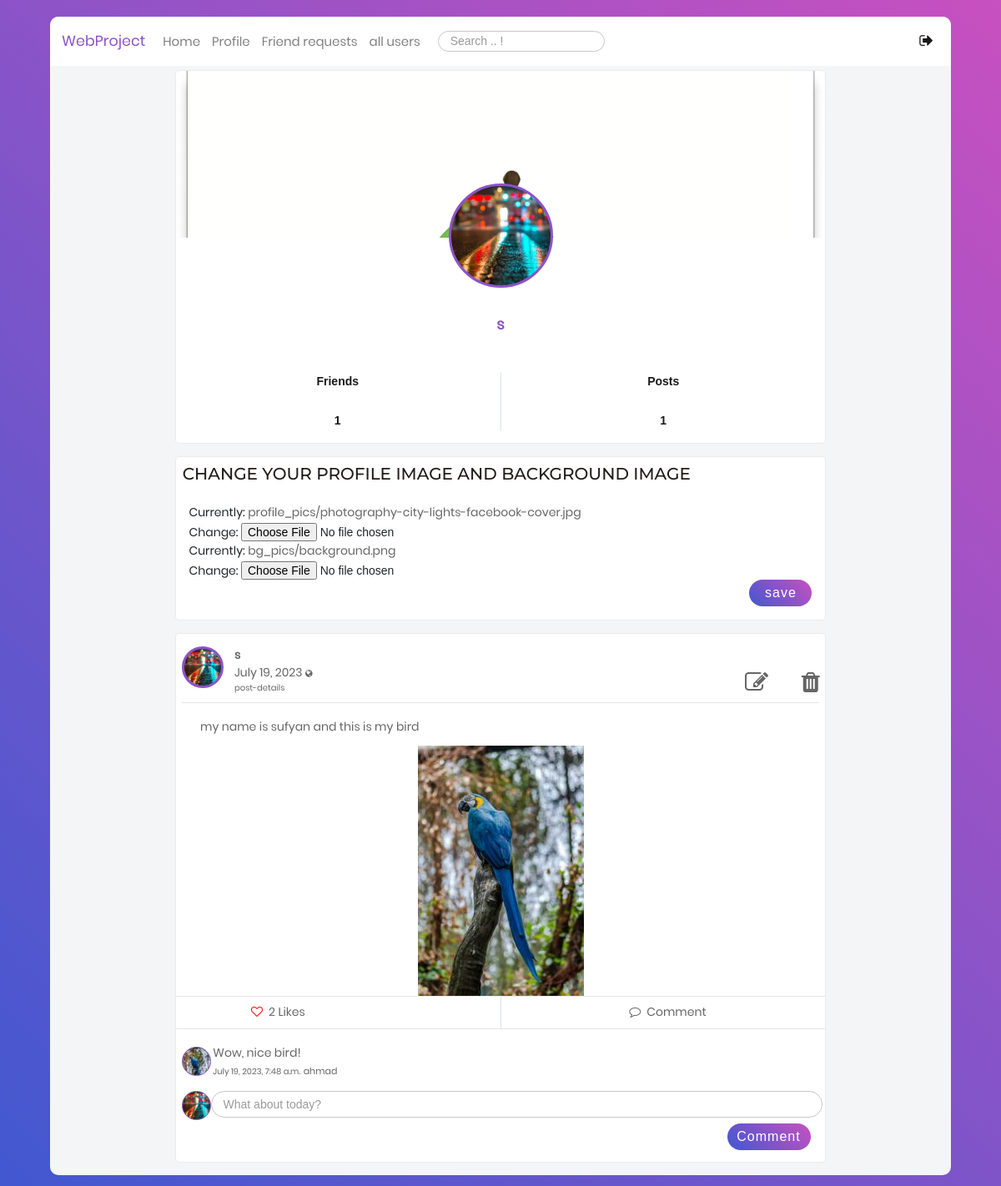
Page /blog/profile/ (signed in) on the committed database.
### users/models.py (models this page shows, shortened)
class Profile(models.Model):
    user = models.OneToOneField(User, on_delete=models.CASCADE)
    image = models.ImageField(default='default.jpg', upload_to='profile_pics')
    bgimage = models.ImageField(default='default.jpg', upload_to='bg_pics')
    friends = models.ManyToManyField(User, blank=True, related_name='friends')
    slug = models.SlugField(unique=True,default=uuid.uuid1)
    forget_password_token= models.CharField(max_length=100)
    updated = models.DateTimeField( auto_now=True)
    created = models.DateTimeField( auto_now_add=True)
    objects = ProfileManager()
    def get_friends(self):
        return self.friends.all()
    def get_friends_no(self):
        return self.friends.all().count()
    def get_posts_no(self):
        return self.posts.all().count()
    def get_all_authors_posts(self):
        return self.posts.all()

### blog/models.py (models this page shows, shortened)
class Post(models.Model):
    content = models.TextField()
    date_posted = models.DateTimeField(default = timezone.now)
    author = models.ForeignKey(User,on_delete=models.CASCADE)
    post_image = models.ImageField(null=True, blank=True, upload_to="images/")
    liked = models.ManyToManyField(Profile, blank=True, related_name='likes')
    updated = models.DateTimeField( auto_now=True)
    created = models.DateTimeField( auto_now_add=True)
    author = models.ForeignKey(Profile, on_delete=models.CASCADE, related_name='posts')
    def num_likes(self):
        return self.liked.all().count()
    class Meta:
        ordering = ('-created',)

class Comment(models.Model):
    user = models.ForeignKey(Profile, on_delete=models.CASCADE)
    post = models.ForeignKey(Post, on_delete=models.CASCADE)
    body = models.CharField(max_length=300)
    liked = models.ManyToManyField(Post, blank=True, related_name='likes')
    updated = models.DateTimeField(auto_now=True)
    created = models.DateTimeField(auto_now_add=True)

### blog/views.py (the view, shortened to what this page needs)
# urls.py: path('profile/',views.profile,name="profile"),
@login_required
def profile(request):
    profile = Profile.objects.get(user=request.user)
    form = ProfileModelForm(
        request.POST or None, request.FILES or None, instance=profile
    )
    confirm = False
    p_form = PostModelForm()
    c_form = CommentModelForm()
    post_added = False
    if request.method == "POST":
        if form.is_valid():
            form.save()
            confirm = True
    context = {
        "posts": profile.get_all_authors_posts(),
        "user": request.user,
        "im": Profile.objects.filter(user=request.user),
        "profile": profile,
        "friends": profile.get_friends(),
        "p_form": p_form,
        "c_form": c_form,
        "post_added": post_added,
        "pos": profile.get_posts_no,
        "form": form,
        "confirm": confirm,
    }
    return render(request, "blog/profile.html", context)

### blog/templates/blog/profile.html (shortened to what this page needs)
<!DOCTYPE html>
{% extends "blog/base.html" %} {% load static %} {% load crispy_forms_tags %} {% load widget_tweaks %}
{% block content %}
<div class="container mt-5" style="width: 75%">
  <div class="row">
    <div class="col">
      <div class="main-block">
        <div
          class="coverPicture"
          style="background: url('{{ user.profile.bgimage.url }}'); height:200px;"
        ></div>
        <div
          class="profilePicture"
          style="background: url('{{ user.profile.image.url }}');"
        ></div>
        <div class="FullName text-center fs-18 ProjectColor">
          {{ user.username }}
        </div>
        <div class="row statistic text-center fs-16 p-3">
          <div class="col">
            <p>Friends</p>
            <br />
            <p>{{ profile.get_friends_no }}</p>
          </div>
          <div class="col border-left">
            <p>Posts</p>
            <br />
            <p>{{ profile.get_posts_no }}</p>
          </div>
        </div>
      </div>
      <div class="main-block">
        <h1
          style="
            font-family: 'Montserrat', sans-serif;
            font-size: 20px;
            font-weight: 500;
            margin: 0px;
            color: #211b19;
            text-transform: uppercase;
            padding: 1%;
            left: 50%;
            top: 50%;
          "
        >
          Change your profile image and background image
        </h1>
        <form
          action=""
          method="POST"
          enctype="multipart/form-data"
          style="padding: 2%"
        >
          {{form.image}}
          <br>
          {{form.bgimage}}
          <div style="text-align: -webkit-right">
            <button type="submit" class="p-2 fs-16 post">save</button>
          </div>
        </form>
      </div>
    </div>
  </div>
  {% include 'blog/user-post-list.html' %}
  {% endblock content %}

### blog/templates/blog/user-post-list.html (shortened to what this page needs)
{% if not posts %}
              <div id="notfound" style="position: relative; height: 100vh">
                <div
                  class="notfound"
                  style="
                    position: absolute;
                    left: 50%;
                    top: 50%;
                    -webkit-transform: translate(-50%, -50%);
                    -ms-transform: translate(-50%, -50%);
                    transform: translate(-50%, -50%);
                  "
                >
                  <div
                    class="notfound-404"
                    style="
                      position: relative;
                      height: 200px;
                      margin: 0px auto 20px;
                      z-index: -1;
                    "
                  >
                    <h1
                      style="
                        font-family: 'Montserrat', sans-serif;
                        font-size: 236px;
                        font-weight: 200;
                        margin: 0px;
                        color: #211b19;
                        text-transform: uppercase;
                        position: absolute;
                        left: 50%;
                        top: 50%;
                        -webkit-transform: translate(-50%, -50%);
                        -ms-transform: translate(-50%, -50%);
                        transform: translate(-50%, -50%);
                      "
                    >
                      Oops!
                    </h1>
                    <h2
                      style="
                        font-family: 'Montserrat', sans-serif;
                        font-size: 20px;
                        font-weight: 400;
                        text-transform: uppercase;
                        color: #211b19;
                        background: #fff;
                        padding: 10px 5px;
                        margin: auto;
                        display: inline-block;
                        position: absolute;
                        bottom: 0px;
                        left: 0;
                        right: 0;
                        width: 168%;
                        margin-left: -35%;
                      "
                    >
                      You currently have no posts!
                    </h2>
                  </div>
                  <div class="container-login100-form-btn">
                    <a href="{% url 'blog-home' %}">
                      <button class="login100-form-btn">
                        Back to HomePage
                      </button></a
                    >
                  </div>
                </div>
              </div>
              {% else %}
{% for post in posts %}
<div class="main-block post-with-photo" id="post-list">
  <div class="Post-Box">
    <div class="header row" style="width: 100%">
      <div class="col-1" style="padding-right: 9%; padding-top: 1%">
        <div class="pt-2 pl-2 d-inline-block">
          <div
            class="Profile-Picture"
            style="background: url('{{ post.author.image.url }}') "
          ></div>
        </div>
      </div>
      <div class="col-8 p-l-0">
        <div class="UserName d-inline-block mt-3" style="width: 144%">
          <div style="display: inline-block">
            <p>
              <a
                href="{% url 'profile-detail-view' post.author.slug %}"
                class="font-weight-bold"
                >{{ post.author.user }}</a
              >
            </p>
            <p class="lh-1-2">
              {{ post.date_posted|date:"F d, Y" }}
              <i
                class="fa fa-globe fs-10"
                data-toggle="tooltip"
                data-placement="top"
                title="Public"
              ></i>
              <br />
              <a href=" {%url 'post-detail' post.id%} " class="fs-10"
                >post-details</a
              >
            </p>
          </div>
          <div style="display: inline; padding-left: 66%">
            {% if request.user == post.author.user %}
            <a href="{% url 'post-update' post.pk %}" style="padding: 5%"
              ><i class="fa fa-edit fa-2x"></i
            ></a>
            <a href="{% url 'post-delete' post.pk %}"
              ><i class="fa fa-trash fa-2x" aria-hidden="true"></i
            ></a>
            {% endif %}
          </div>
        </div>
      </div>
    </div>
    <hr class="m-2" />
    <div class="details col">
      <p class="px-3" style="padding: 10px">{{ post.content }}</p>
    </div>
    {% if post.post_image %}
    <div class="col" style="width: auto; text-align: center">
      <img
        src="{{ post.post_image.url }}"
        alt=""
        style="max-width: 50%; height: auto"
      />
    </div>
    {% endif %}
    <hr class="mt-0 mb-0" />
    <div class="footer">
      <div class="row action-btn">
        <div class="col">
          <form method="POST" action="{% url 'like-post-view' %}">
            {% if profile not in post.liked.all %}
            <button
              style="
                background-color: transparent;
                border: none;
                box-shadow: none;
              "
              type="submit"
            >
              <p class="py-2 footer-btn" style="padding-left: 90px">
                <i class="fa fa-heart-o" aria-hidden="true"></i>
                <span class="px-1"> {{ post.num_likes }} Likes</span>
              </p>
            </button>
            {% else %}
            <button
              style="
                background-color: transparent;
                border: none;
                box-shadow: none;
              "
              type="submit"
            >
              <p class="py-2 footer-btn" style="padding-left: 90px">
                <i
                  class="fa fa-heart-o"
                  aria-hidden="true"
                  style="color: red"
                ></i>
                <span class="px-1"> {{ post.num_likes }} Likes</span>
              </p>
            </button>
            {% endif %}
          </form>
        </div>
        <div class="col border-left">
          <p class="py-2 footer-btn text-center">
            <a href=""
              ><i class="fa fa-comment-o" aria-hidden="true"></i>
              <span class="px-1"> Comment</span></a
            >
          </p>
        </div>
      </div>
      <hr class="mt-0 mb-2" />
      <div class="row comment-list">
       {% for c in post.comment_set.all %}
        <div class="add-comment col-12 pt-0">
          <div class="row">
            <div class="col-1" style="padding-right: 6%; padding-top: 0.9%;">
              <div class="pt-2 pl-2 d-inline-block">
                <div
                  class="Profile-Picture-Comment"
                  style="background: url('{{ c.user.image.url }}'); "
                ></div>
              </div>
            </div>
            <div>
              <div class="row pr-2 pt-2 pb-2 pl-0" style="width:400%;">
                <div class="col pl-0">
                  <p class="pt-1 pl-2 pb-0 fs-14">{{c.body}}</p>
                  <p class="p-0 pl-2 fs-10">
                    <span class="fs-10" style="margin-right: 0.2%;">{{ c.created }}</span>
                    <span  >
                      <a
                        href="{% url 'profile-detail-view' c.user.slug %}"
                        class="fs-11"
                        >{{ c.user.user }}</a
                      ></span
                    >
                    <br>
                  </p>
                </div>
              </div>
            </div>
          </div>
        </div>
        {% endfor %}
        <div class="add-comment col-12 pb-2">
          <div class="row">
            <div class="col-1" style="padding-right: 7%">
              <div class="pt-2 pl-2 d-inline-block">
                <div
                  class="Profile-Picture-Comment"
                  style="background: url('{{ user.profile.image.url }}'); "
                ></div>
              </div>
            </div>
            <div class="col-10 pl-0">
              <div class="row pr-2 pt-2 pb-2 pl-0">
                <div class="col pl-0">
                  <form method="POST" action="" enctype="multipart/form-data">
                    <div
                      style="
                        border-radius: 25px;
                        border: 1px solid #c6c8ca;
                        width: 110%;
                      "
                    >
                      {{c_form}}
                    </div>
                    <div class="action p-2 pr-3" style="width: 110%">
                      <button
                        type="submit"
                        class="float-r p-2 fs-16 post"
                        name="submit_c_form"
                        style="width: 100px"
                      >
                        Comment
                      </button>
                    </div>
                  </form>
                </div>
              </div>
            </div>
          </div>
        </div>
      </div>
    </div>
  </div>
</div>
{% endfor %}
{% endif %}

### rows in the picture
Profile: get_friends_no "1", get_posts_no "1"
Post: author.image (picture), author.user "s", date_posted "July 19, 2023", content "my name is sufyan and this is my bird", post_image (picture), num_likes "2", profile.image (picture)
Comment: user.image (picture), body "Wow, nice bird!", created "July 19, 2023, 7:48 a.m.", user.user "ahmad"

### other values in the picture
{{ user.username }} "s"
